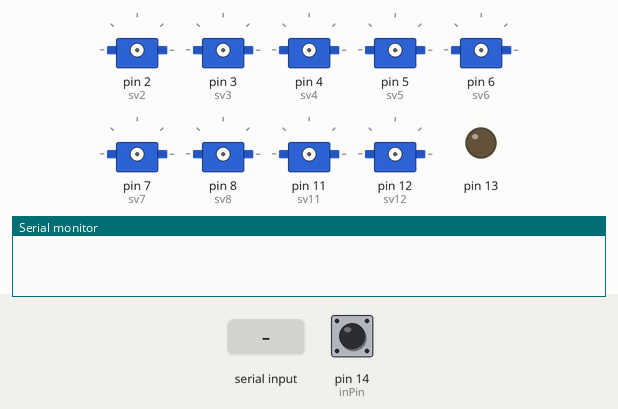
Bench run of a sketch on a simulated Arduino Uno, built with avr-gcc and run on an emulated ATmega328P. Parts: 9 × servo, output pins drawn as LEDs (lit = HIGH), the last lines printed to the serial monitor. The test bench sets the inputs (shaded band); at power-on: pin 14 (inPin) HIGH.

Above: at 1.2 s.
1.3 s: "analog9  : \n" received over Serial
2.8 s: "m" received over Serial
At 3.8 s:
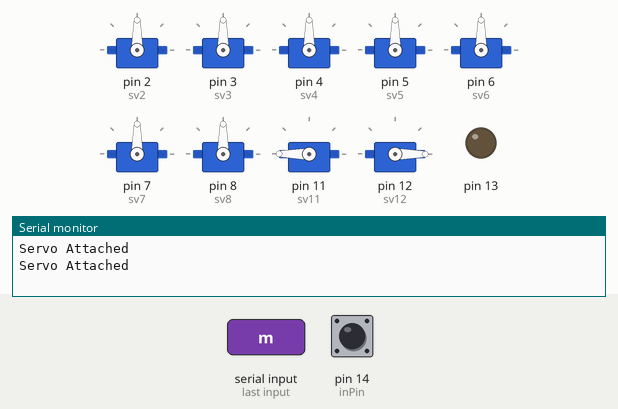
4.3 s: "m" received over Serial
At 5.0 s:
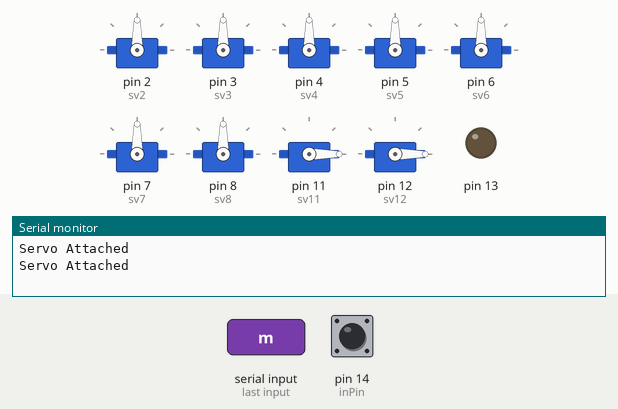
Timing chart, 0 to 7.3 s (numbered marks = the images above; inputs shaded):
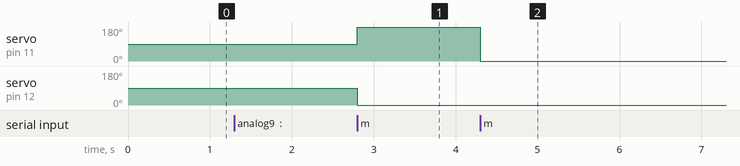

The sketch:

droidrone-servo13.ino
```cpp
// サーボモータ動作確認用プログラム
/*
  http://tetsuakibaba.jp/index.php?page=workshop/ServoBasis/main
  シリアルモニタからサーボを操作可能
  r: サーボ値読み取り
  800-2200: 0度〜90度設定

  a: attach(9)
  d: detach()

  http://marupeke296.com/EL_Ard_No9_ServoMotor.html
  http://www.vstone.co.jp/vs_wiki/main/wiki.cgi?page=Arduino%A4%C7%BB%CF%A4%E1%A4%EB%A5%ED%A5%DC%A5%C3%A5%C8%C0%A9%B8%E6
  http://wacho.main.jp/Elec/Servo_Driver/Servo_Driver.html
  http://detail.chiebukuro.yahoo.co.jp/qa/question_detail/q14109772659
  http://otonaradicon.com/arrc/

  ＤＦＲｄｕｉｎｏ　Ｐｒｏ　Ｍｉｎｉ　Ｖ１．３（１６Ｍ５Ｖ３２８）
  http://akizukidenshi.com/catalog/g/gM-06682/
  ブートローダー：Ａｒｄｕｉｎｏ　Ｐｒｏ／Ｐｒｏ　Ｍｉｎｉ　（５Ｖ，　１６ＭＨｚ）　ｗ／　Ａｔｍｅｇａ３２８
  Ａｒｄｕｉｎｏ Ｐｒｏ Ｍｉｎｉ 接続図
  http://i.stack.imgur.com/oOtkU.png
  PWM　３，５，６，９，１０，１１Pin
*/

#include <Servo.h>
Servo sv2;
Servo sv3;
Servo sv4;
Servo sv5;
Servo sv6;
Servo sv7;
Servo sv8;
Servo sv11;
Servo sv12;
//Servo sv13;
int analog0 = 0;
int analog1 = 0;
int i = 7;
int inPin = 14;   // デジタルピン14にホール素子
int hallVal = 0;     // 読み取った値を保持する変数
int lasthallVal = 0;     // 前回読み取った値を保持する変数
int hallCount = 0; //ホール通過カウント
unsigned long lastTime;
boolean servoAttached = false;

void setup()
{
  Serial.begin(115200);
  pinMode(13, OUTPUT); //LED表示
  //ホールセンサーＵＳ１８８１ＬＵＡ http://akizukidenshi.com/catalog/g/gI-05274/
  //オープンドレイン出力
  //オープンコレクタ出力の場合はプルアップ回路が必須 http://play-arduino.seesaa.net/article/427884258.html
  //Arduino 新機能 pinMode関数の第2引数にINPUT_PULLUP http://mag.switch-science.com/2013/05/23/input_pullup/
  pinMode(inPin, INPUT_PULLUP);// ホール素子用に入力に設定
  lastTime = millis();
}

void loop()
{
  //TODO attachInterrupt(interrupt, function, mode) http://www.musashinodenpa.com/arduino/ref/index.php?f=0&pos=3045
  //Arduino Hall Effect Sensor Project http://diyhacking.com/projects/ArduinoHallEffect.ino
  hallVal = digitalRead(inPin);  // 入力ピンを読む
  if ( hallVal != lasthallVal) {
    lasthallVal = hallVal;
    if (hallVal == 1) {
      hallCount++;
    }
  }

  //Bt通信監視
  if (servoAttached && lastTime > millis() + 1100) {
    sv2.writeMicroseconds(1500);
    sv3.writeMicroseconds(1500);
    sv4.writeMicroseconds(1500);
    sv5.writeMicroseconds(1500);
    sv6.writeMicroseconds(1500);
    sv7.writeMicroseconds(1500);
    sv8.writeMicroseconds(1500);
    sv11.writeMicroseconds(1500);
    sv12.writeMicroseconds(1500);
    //sv13.writeMicroseconds(1500);
  }

  int ret;
  if ( Serial.available() > 0 ) {
    lastTime = millis();
    digitalWrite(13, HIGH); //LED点灯
    int d = Serial.read();

    if ( d == 'a' ) {
      sv2.attach(2, 800, 2200);
      sv3.attach(3, 800, 2200);
      sv4.attach(4, 800, 2200);
      sv5.attach(5, 800, 2200);
      sv6.attach(6, 800, 2200);
      sv7.attach(7, 800, 2200);
      sv8.attach(8, 800, 2200);
      sv11.attach(11, 800, 2200);
      sv12.attach(12, 800, 2200);
      //sv13.attach(13, 800, 2200);
      servoAttached = true;
      Serial.println("Servo Attached");
      hallCount = 0;
    }
    else if ( d == 'd' ) {
      sv2.detach();
      sv3.detach();
      sv4.detach();
      sv5.detach();
      sv6.detach();
      sv7.detach();
      sv8.detach();
      sv11.detach();
      sv12.detach();
      //sv13.detach();
      servoAttached = false;
      Serial.println("Servo Detached");
    }
    else if ( d == 'r' ) {
      if (hallCount != 0) {
        Serial.println("RPS:" + String(hallCount, DEC));
        //"Servo: " + String(sv9.read(), DEC) + " : " + String(sv10.read(), DEC));
        hallCount = 0;
      } else { //A3 Batt Volte
        int batValue = analogRead(A3);
        Serial.println("BAT:" + String(batValue, DEC));
      }
    }
    else if ( '0' <= d && d <= '9' ) {
      d -= '0';
      if (i == 7) {
        analog0 = d * 1000;
      }
      if (i == 6) {
        analog0 += d * 100;
      }
      if (i == 5) {
        analog0 += d * 10;
      }
      if (i == 4) {
        analog0 += d;
      }
      if (i == 3) {
        analog1 = d * 1000;
      }
      if (i == 2) {
        analog1 += d * 100;
      }
      if (i == 1) {
        analog1 += d * 10;
      }
      if (i == 0) {
        analog1 += d;
        //Serial.println("analog9  : " + String(analog0, DEC));
        //Serial.println("analog10 : " + String(analog1, DEC));
      }
      i--;
    }
    else if ( d == 'm' ) {
      sv11.writeMicroseconds(analog0);
      sv12.writeMicroseconds(analog1);
      analog0 = 0;
      analog1 = 0;
      i = 7;
    } else if ( d == 'x' ) {
      //sv5.writeMicroseconds(analog9);
      //moveShaft(sv5, analog0, 5);
      //Serial.println("camera x  : " + String(analog9, DEC));
      analog0 = 0;
      i = 7;
    } else if ( d == 'y' ) {
      //sv6.writeMicroseconds(analog9);
      //moveShaft(sv6, analog0, 5);
      //Serial.println("camera y  : " + String(analog9, DEC));
      analog0 = 0;
      i = 7;
    }
    digitalWrite(13, LOW);   //LED消灯
  }
}
```

Measured:
- after the input at 2.8 s, servo on pin 11 (sv11): 90° → 180° at once; servo on pin 12 (sv12): 90° → 0° at once
- after the input at 4.3 s, servo on pin 11 (sv11): 180° → 0° at once
